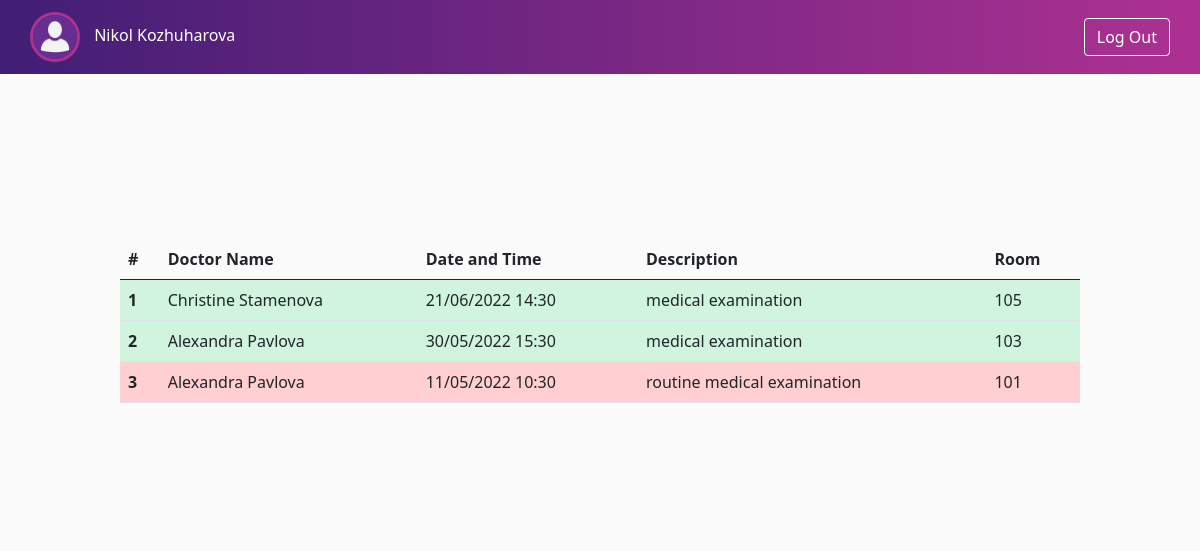
Screenshot of /patient-appointments-list.php (signed in) with the database file from the repository.
### tables this page shows
CREATE TABLE `user` (
  `id` int(11) NOT NULL AUTO_INCREMENT,
  `role` enum('patient','doctor') NOT NULL,
  `username` varchar(255) NOT NULL,
  `password` varchar(255) NOT NULL,
  `name` varchar(255) NOT NULL,
  `fname` varchar(255) NOT NULL,
  `gender` enum('male','female') NOT NULL,
  `date_of_birth` date NOT NULL,
  `phone_number` varchar(13) NOT NULL,
  PRIMARY KEY (`id`)
);

CREATE TABLE `appointment` (
  `appointment_id` int(11) NOT NULL AUTO_INCREMENT,
  `doctor_id` int(11) NOT NULL,
  `patient_id` int(11) NOT NULL,
  `date` datetime NOT NULL,
  `description` varchar(255) NOT NULL,
  `room` int(11) NOT NULL,
  PRIMARY KEY (`appointment_id`),
  KEY `patient_id` (`patient_id`),
  KEY `doctor_id` (`doctor_id`),
  CONSTRAINT `appointment_ibfk_1` FOREIGN KEY (`patient_id`) REFERENCES `patient` (`patient_id`),
  CONSTRAINT `appointment_ibfk_2` FOREIGN KEY (`doctor_id`) REFERENCES `doctor` (`doctor_id`)
);

### patient-appointments-list.php (the view, shortened to what this page needs)
<?php
    include "connect-db.php";
    $u_id = $_SESSION['id'];
    $sql = "SELECT * from user
    INNER JOIN doctor ON user.id = doctor.doctor_id
    INNER JOIN appointment ON doctor.doctor_id = appointment.doctor_id
    INNER JOIN patient ON patient.patient_id = appointment.patient_id
    WHERE  patient.patient_id = '$u_id'
    ORDER BY date DESC;
    ";
    $res = mysqli_query($connect, $sql);
    if (isset($_SESSION['username']) && isset($_SESSION['id']))
    {
?>
<!DOCTYPE html>
<html>
<head>
	<link href="https://cdn.jsdelivr.net/npm/bootstrap@5.0.0-beta1/dist/css/bootstrap.min.css" rel="stylesheet">
    <link rel="stylesheet" href="styles/appointments.css">
    <link rel="stylesheet" href="styles/patients-list.css">
    <link rel="stylesheet" href="styles/header.css">
</head>
<body>
    <header class="header">
        <nav class="navigation">
            <a href="home.php" class="profile" style="text-decoration: none;">
                <img src="images/PhotoAvatar.jpg" alt="Avatar" class="avatar">
                <span class="names">
                    <?=$_SESSION['name']?>
                    <?=$_SESSION['fname']?>
                </span>
            </a>
            <a href="log-out.php" class="btn btn-primary logout-btn">Log Out</a>
        </nav>
    </header>
    <div class="main-container">
        <div class="main-content">
            <table class="table table-hover">
                <thead>
                    <tr>
                    <th scope="col">#</th>
                    <th scope="col">Doctor Name</th>
                    <th scope="col">Date and Time</th>
                    <th scope="col">Description</th>
                    <th scope="col">Room</th>
                    </tr>
                </thead>
                <tbody>
                    <?php
				  	$i =1;
				  	while ($rows = mysqli_fetch_assoc($res)) {
                        $class_value = '';
                        if(date('d/m/Y H:i', strtotime($rows['date']))>=date('d/m/Y H:i')) {
                          $class_value = "upcoming";
                        } else {
                            $class_value = "past";
                        }
                    ?>
				    <tr class="<?php echo $class_value; ?>">
				      <th scope="row"><?=$i?></th>
				      <td><?=$rows['name']?> <?=$rows['fname']?></td>
				      <td><?=date('d/m/Y H:i', strtotime($rows['date']))?></td>
                      <td><?=$rows['description']?></td>
                      <td><?=$rows['room']?></td>
				    </tr>
				    <?php $i++; }?>
                    </tbody>
            </table>
        </div>
    </div>
</body>
</html>
    <?php } ?>

### styles/appointments.css (style rules this page uses)
.main-container { padding: 15vh 0!important; }
.main-container .main-content .table { width: 80%; margin: 0 auto; margin-top: 45px; }

### styles/patients-list.css (style rules this page uses)
.main-container { padding: 15vh 0!important; }
.main-container .main-content .table { width: 80%; margin: 0 auto; margin-top: 45px; }
tr.upcoming { background-color: #d0f4de; }
tr.past { background-color: #ffcfd2; }

### styles/header.css (style rules this page uses)
.header { padding: .75rem 0; background: linear-gradient(to right,#411e75 0%,#ad3192 100%); }
.navigation { display: flex; align-items: center; justify-content: space-between; width: 95%; margin: 0 auto; }
.header .navigation .profile .avatar { vertical-align: middle; width: 50px; height: 50px; border-radius: 50%; border: 3.5px solid #ac3192; }
.header .navigation .profile .names { margin-left: 10px; color: #fff; }
.header .navigation .logout-btn { color: #fff; background-color: transparent; border-color: #fff; }
.main-container { padding: 20vh 0; background-color: #FBFBFB; }
body { background-color: #FBFBFB; }

### rows the page displays
user: name "Christine", fname "Stamenova", appointment.date "21/06/2022 14:30", appointment.description "medical examination", appointment.room "105"
user: name "Alexandra", fname "Pavlova", appointment.date "30/05/2022 15:30", appointment.description "medical examination", appointment.room "103", appointment.date "11/05/2022 10:30", appointment.description "routine medical examination", appointment.room "101"

### other values shown
$_SESSION['name'] "Nikol"
$_SESSION['fname'] "Kozhuharova"
